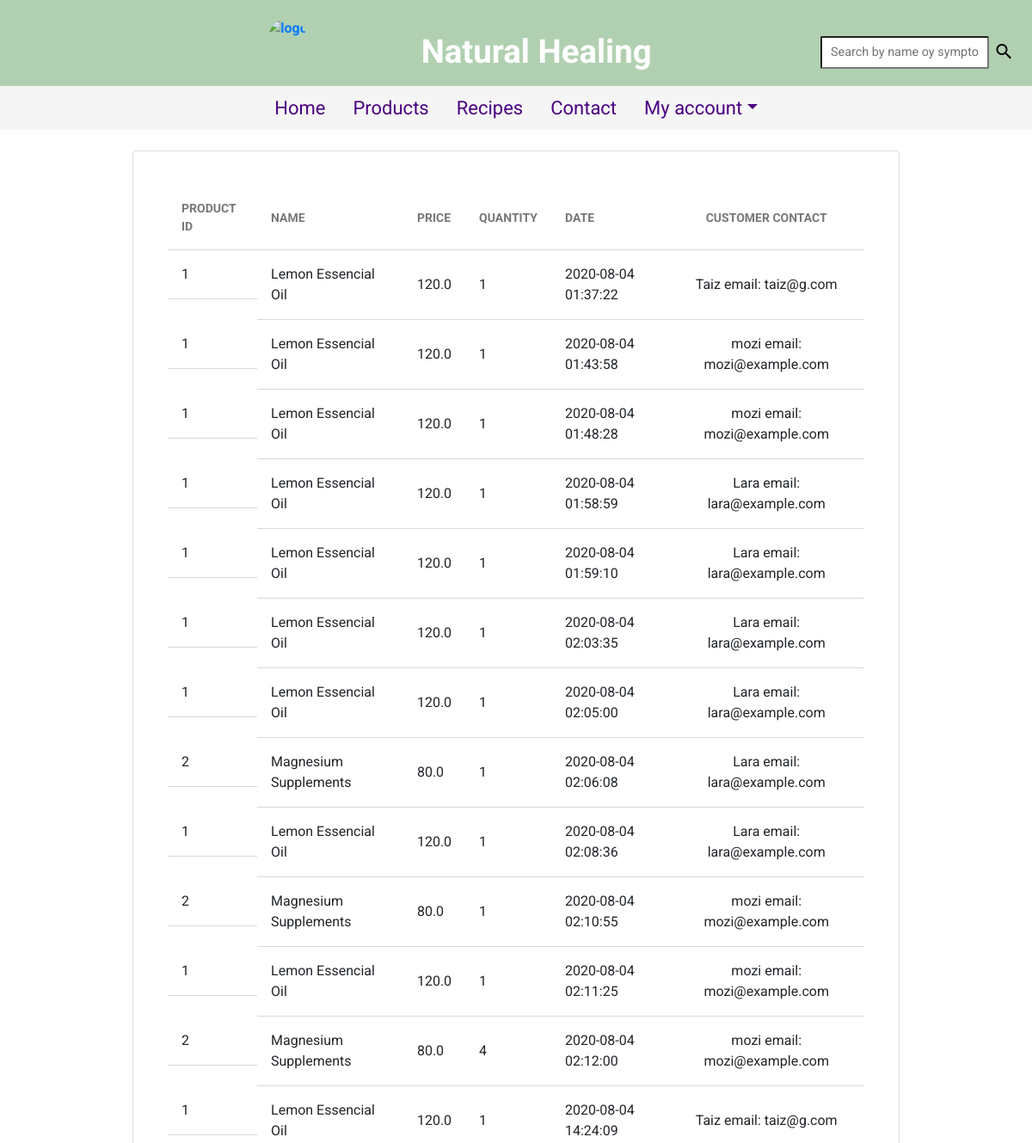
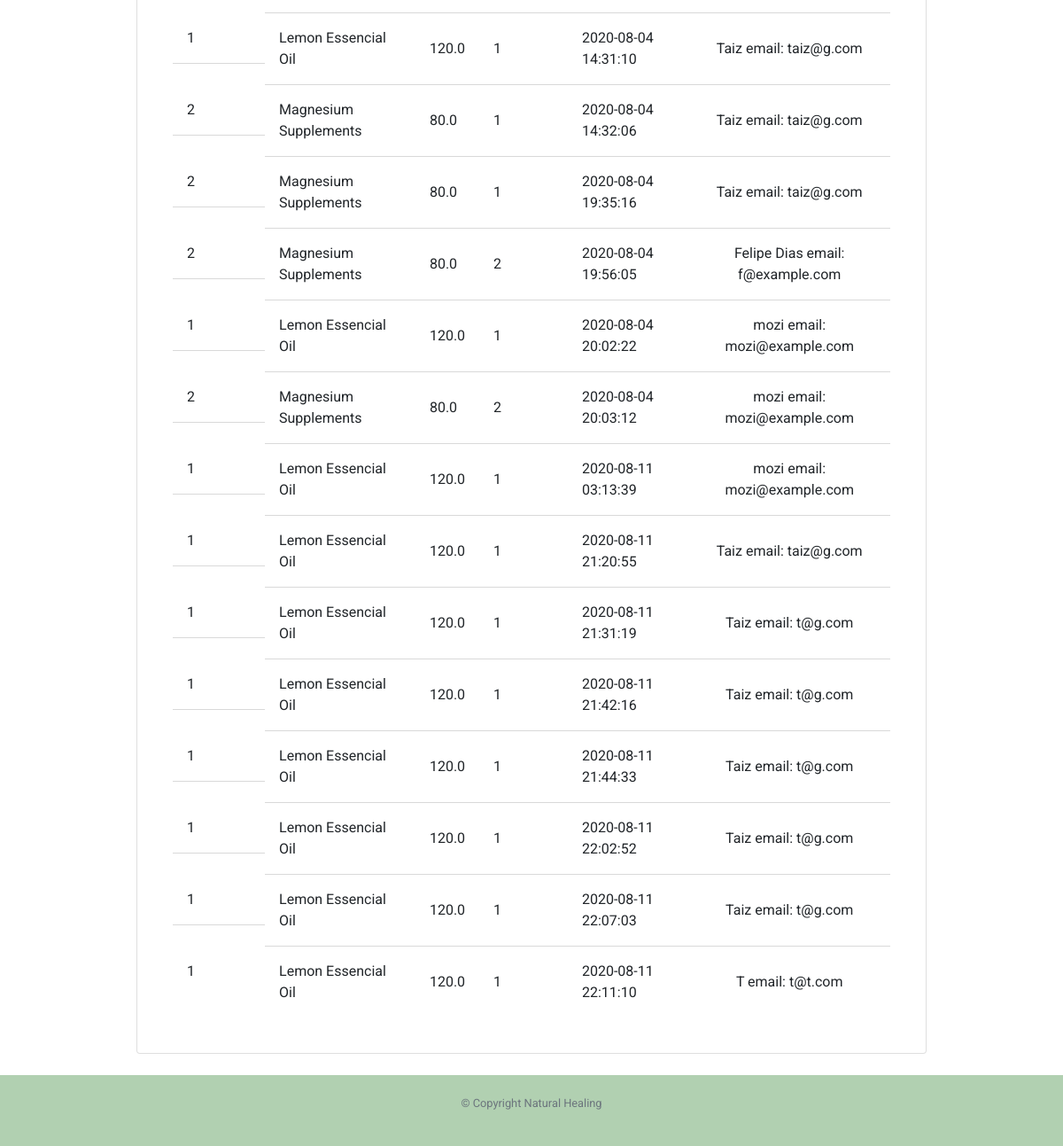
The app's page /sales (signed in) with its own data (2 pictures, top to bottom).
### tables this page shows
CREATE TABLE "products" (
	"id"	INTEGER NOT NULL PRIMARY KEY AUTOINCREMENT,
	"img"	text,
	"title"	text NOT NULL,
	"description"	text NOT NULL,
	"user_id"	INTEGER NOT NULL,
	"category_id"	INTEGER NOT NULL,
	"price"	REAL,
	"quantity"	INTEGER DEFAULT 10,
	"created_at"	DATETIME NOT NULL DEFAULT CURRENT_TIMESTAMP,
	FOREIGN KEY("category_id") REFERENCES "category"("id"),
	FOREIGN KEY("user_id") REFERENCES "users"("id")
);

CREATE TABLE 'sales' (
                    'id' INTEGER PRIMARY KEY AUTOINCREMENT NOT NULL,
                    'product_id' INTEGER NOT NULL,
					'user_id' INTEGER NOT NULL,
                    'quantity' INTEGER NOT NULL,
                    'created_at' DATETIME NOT NULL DEFAULT CURRENT_TIMESTAMP,
					FOREIGN KEY (product_id) REFERENCES products(id),
					FOREIGN KEY (user_id) REFERENCES users(id)
					);

CREATE TABLE 'users' (
                    'id' INTEGER PRIMARY KEY AUTOINCREMENT NOT NULL,
                    'name' text NOT NULL,
                    'email' text UNIQUE NOT NULL,
                    'hash' text NOT NULL,
                    'status', text NOT NULL DEFAULT "client",
                    'created_at' DATETIME NOT NULL DEFAULT CURRENT_TIMESTAMP );

### app.py (the view)
@app.route("/sales")
@login_required
def sales():
    try:
        cur.execute("SELECT products.id,products.title, products.price,sales.quantity,sales.created_at, users.name, users.email, users.status FROM sales JOIN products ON products.id = sales.product_id JOIN users ON sales.user_id = users.id WHERE products.id = sales.product_id ")
        sales = cur.fetchall()
        user_id = [session["user_id"]]
        cur.execute("SELECT status FROM users WHERE id = (?)", user_id)
        status = cur.fetchall()
        status = status[0][0]
        if status == "company":
            return render_template("product/sales.html", sales = sales, nrs = len(sales))
        else:
            return redirect("/products/cart")
    except Exception as error:
        print(error)
        return redirect("/products")

### app.py (called while the page is built)
@app.after_request
def after_request(response):
    response.headers["Cache-Control"] = "no-cache, no-store, must-revalidate"
    response.headers["Expires"] = 0
    response.headers["Pragma"] = "no-cache"
    return response

### utils.py (called while the page is built)
def login_required(f):
    @wraps(f)
    def decorated_function(*args, **kwargs):
        if session.get("user_id") is None:
            return redirect("/login")
        return f(*args, **kwargs)
    return decorated_function

### templates/product/sales.html (shortened to what this page needs)
{% extends "layout.html" %}
{% block main %}
<div class="card table-container">
        <table width="100%">
    <thead>
        <tr>
            <th>Product Id</th>
            <th>Name</th>
            <th>Price</th>
            <th>Quantity</th>
            <th>Date</th>
            <th>Customer Contact</th>
        </tr>
    </thead>
    <tbody>
    {%for i in range (nrs) %}
        <tr>
            <td>{{sales[i][0]}}</td>
            <td >{{sales[i][1]}}</td>
            <td >{{sales[i][2]}}</td>
            <td >{{sales[i][3]}}</td>
            <td >{{sales[i][4]}}</td>
            <td ><span>{{sales[i][5]}} email: </span>{{sales[i][6]}} </td>
        </tr>
    {%endfor%}
        </tbody>
    </table>
</div>
{% endblock %}

### templates/layout.html (shortened to what this page needs)
<!DOCTYPE html>
<html lang="en">
    <head>
        <link href="https://maxcdn.bootstrapcdn.com/bootstrap/4.1.3/css/bootstrap.min.css" rel="stylesheet">
        <link href="/static/styles.css" rel="stylesheet">
    </head>
    <body>
        <header>
            <div class="page-header">
                <div class="logo-header">
                    <div class="logo">
                        <a href="/">
                            <img src="/static/images/logo.jpg" alt="logo">
                        </a>
                            <h1>Natural Healing</h1>
                        </div>
                </div>
                <form class= "search" method="POST" action="/products/search">
                    <input
                        type="text"
                        name="filter"
                        placeholder= "Search by name oy symptom"
                              value=""
                        >
                        <button type="submit">
                            <i class="material-icons">search</i>
                        </button>
                </form>
            </div>
        </header>
        <ul class="nav justify-content-center">
            <li class="nav-item">
              <a class="nav-link" href="/">Home</a>
            </li>
            <li class="nav-item">
              <a class="nav-link" href="/products">Products</a>
            </li>
            <li class="nav-item">
                <a class="nav-link" href="/recipes">Recipes</a>
              </li>
            <li class="nav-item">
                <a class="nav-link" href="mailto:natural_healing@example.com">Contact</a>
              </li>
            <li class="nav-item dropdown">
                <a class="nav-link dropdown-toggle" data-toggle="dropdown" href="#" role="button" aria-haspopup="true" aria-expanded="false">My account</a>
                </li>
          </ul>
        <main class="container p-4">
            {% block main %}{% endblock %}
        </main>
        <footer class="small text-center text-muted">
            <p>&copy; Copyright Natural Healing</p>
        </footer>
    </body>
</html>

### static/styles.css (style rules this page uses)
body { font-family: 'Roboto', sans-serif; }
footer { margin-top: auto; }
header, footer { background-color: rgba(159, 197, 159, 0.808); color: white; font-weight: bold; width: 100%; text-align: center; }
footer { padding: 1.4rem 0; align-items: center; justify-content: center; }
.page-header { display: flex; flex-direction: column; max-height: 15rem; }
.page-header .logo-header { width: 90%; margin: 0 auto; display: flex; flex-direction: column; justify-content: space-between; align-items: center; padding: 1.6rem 0; }
.page-header .logo-header a { height: 3rem; transition: opacity 0.2s; }
header .logo-header a { text-decoration: none; }
.logo h1 { color: white; font-size: 2.4rem; font-weight: bold; align-self: center; padding: 0 2px; line-height: 4.2rem; }
.logo img { height: 5.6rem; object-fit: contain; border-radius: 50%; }
.page-header .search { width: 90%; position: relative; margin: 4.9rem auto; }
.search input { max-width: 30rem; padding: 0.4rem 0.6rem; border-radius: 2px; font-size: 0.9rem; }
header button { background: none; border: none; }
@media (min-width: 700px) { .page-header { height: 100px; display: flex; flex-direction: row; position: relative; } }
@media (min-width: 700px) { .page-header .logo-header { max-width: 940px; } }
@media (min-width: 700px) { .page-header .logo { flex: 1; display: flex; flex-direction: row; align-items: center; justify-content: center; width: 90%; margin: 0 auto; } }
@media (min-width: 700px) { header div.logo-header { align-items: center; } }
@media (min-width: 700px) { .page-header .logo-header a { display: flex; align-items: center; margin: 1px 130px; height: 4rem; } }
@media (min-width: 700px) { .logo img { height: 4rem; margin-bottom: 20px; } }
@media (min-width: 700px) { header .logo-header h1 { display: flex; align-items: center; justify-content: center; margin-top: 0; } }
@media (min-width: 700px) { .page-header .search { flex: 1; margin: 0 auto; padding-bottom: 20px; display: flex; flex-direction: row; justify-content: center; align-items: flex-end; } }
.nav.justify-content-center { background-color:whitesmoke; width: 100%; font-size: 22px; text-align: center; justify-content: space-around; border-top: rgba(162, 199, 162, 0.808); height: 51px; flex-direction: row; align-items: center; }
a.nav-link { color: indigo; transition: 0.2s; }
.container { width: 100vw; max-width: 940px; }
.table-container { display: block; padding: 40px; box-sizing: border-box; }
.table-container table { border-spacing: 0; }
.table-container thead tr th { text-align: left; }
td,th { padding: 16px; border-bottom: 1px solid #d9d9d9; }
tbody tr:last-child td { border-bottom: none; }
tbody tr td:first-child { display: grid; grid-template-columns: 64px 1fr; align-items: center; }
th { text-transform: uppercase; color: #777; font-size: 14px; }
.table-container thead tr th:last-child, td:last-child { text-align: center; }

### records on screen
products: id "1" "1" "1" "1" "1" "1" "1" "1" "1" "1" "1" "1" "1" "1" "1" "1" "1" "1" "1" "1", title "Lemon Essencial Oil" "Lemon Essencial Oil" "Lemon Essencial Oil" "Lemon Essencial Oil" "Lemon Essencial Oil" "Lemon Essencial Oil" "Lemon Essencial Oil" "Lemon Essencial Oil" "Lemon Essencial Oil" "Lemon Essencial Oil" "Lemon Essencial Oil" "Lemon Essencial Oil" "Lemon Essencial Oil" "Lemon Essencial Oil" "Lemon Essencial Oil" "Lemon Essencial Oil" "Lemon Essencial Oil" "Lemon Essencial Oil" "Lemon Essencial Oil" "Lemon Essencial Oil", price "120.0" "120.0" "120.0" "120.0" "120.0" "120.0" "120.0" "120.0" "120.0" "120.0" "120.0" "120.0" "120.0" "120.0" "120.0" "120.0" "120.0" "120.0" "120.0" "120.0"
sales: quantity "1", created_at "2020-08-04 01:37:22"
users: name "Taiz" "Taiz" "Taiz" "Taiz" "Taiz" "Taiz", email "taiz@g.com" "taiz@g.com" "taiz@g.com" "taiz@g.com" "taiz@g.com" "taiz@g.com"
sales: quantity "1", created_at "2020-08-04 01:43:58"
users: name "mozi" "mozi" "mozi" "mozi" "mozi" "mozi" "mozi" "mozi", email "mozi@example.com" "mozi@example.com" "mozi@example.com" "mozi@example.com" "mozi@example.com" "mozi@example.com" "mozi@example.com" "mozi@example.com"
sales: quantity "1", created_at "2020-08-04 01:48:28"
sales: quantity "1", created_at "2020-08-04 01:58:59"
users: name "Lara" "Lara" "Lara" "Lara" "Lara" "Lara", email "lara@example.com" "lara@example.com" "lara@example.com" "lara@example.com" "lara@example.com" "lara@example.com"
sales: quantity "1", created_at "2020-08-04 01:59:10"
sales: quantity "1", created_at "2020-08-04 02:03:35"
sales: quantity "1", created_at "2020-08-04 02:05:00"
products: id "2" "2" "2" "2" "2" "2" "2", title "Magnesium Supplements" "Magnesium Supplements" "Magnesium Supplements" "Magnesium Supplements" "Magnesium Supplements" "Magnesium Supplements" "Magnesium Supplements", price "80.0" "80.0" "80.0" "80.0" "80.0" "80.0" "80.0"
sales: quantity "1", created_at "2020-08-04 02:06:08"
sales: quantity "1", created_at "2020-08-04 02:08:36"
sales: quantity "1", created_at "2020-08-04 02:10:55"
sales: quantity "1", created_at "2020-08-04 02:11:25"
sales: quantity "4", created_at "2020-08-04 02:12:00"
sales: quantity "1", created_at "2020-08-04 14:24:09"
sales: quantity "1", created_at "2020-08-04 14:31:10"
sales: quantity "1", created_at "2020-08-04 14:32:06"
sales: quantity "1", created_at "2020-08-04 19:35:16"
sales: quantity "2", created_at "2020-08-04 19:56:05"
users: name "Felipe Dias", email "f@example.com"
sales: quantity "1", created_at "2020-08-04 20:02:22"
sales: quantity "2", created_at "2020-08-04 20:03:12"
sales: quantity "1", created_at "2020-08-11 03:13:39"
sales: quantity "1", created_at "2020-08-11 21:20:55"
sales: quantity "1", created_at "2020-08-11 21:31:19"
users: name "Taiz" "Taiz" "Taiz" "Taiz" "Taiz", email "t@g.com" "t@g.com" "t@g.com" "t@g.com" "t@g.com"
sales: quantity "1", created_at "2020-08-11 21:42:16"
sales: quantity "1", created_at "2020-08-11 21:44:33"
sales: quantity "1", created_at "2020-08-11 22:02:52"
sales: quantity "1", created_at "2020-08-11 22:07:03"
sales: quantity "1", created_at "2020-08-11 22:11:10"
users: name "T", email "t@t.com"
